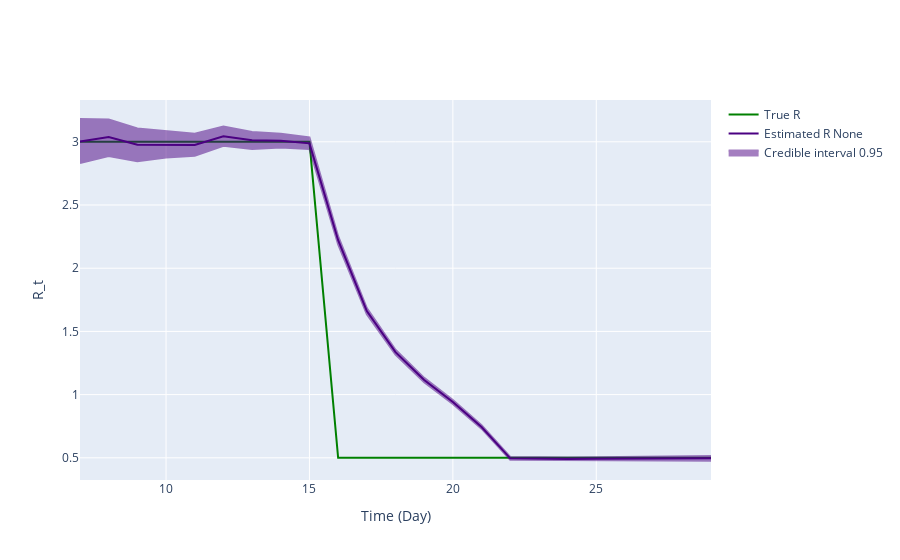

Notebook code for this chart:
### Markdown cell above
## Inference plot using class method results

### Code cell
fig = ReproductionNumberPlot()

fig.add_ground_truth_rt(ground_truth)
fig.add_interval_rt(new_intervals)

fig.update_labels(time_label='Time (Day)', r_label='R_t')

fig.show_figure()

### Figure 1 — Plotly figure (JSON) as saved in the notebook; plotly's stock layout.template omitted (floating-point values rounded to 4 significant figures)
{"data": [{"line": {"color": "green"}, "mode": "lines", "name": "True R", "type": "scatter", "x": [7, 8, 9, 10, 11, 12, 13, 14, 15, 16, 17, 18, 19, 20, 21, 22, 23, 24, 25, 26, 27, 28, 29], "y": [3, 3, 3, 3, 3, 3, 3, 3, 3, 0.5, 0.5, 0.5, 0.5, 0.5, 0.5, 0.5, 0.5, 0.5, 0.5, 0.5, 0.5, 0.5, 0.5]}, {"line": {"color": "indigo"}, "mode": "lines", "name": "Estimated R None", "type": "scatter", "x": [7, 8, 9, 10, 11, 12, 13, 14, 15, 16, 17, 18, 19, 20, 21, 22, 23, 24, 25, 26, 27, 28, 29], "y": [3.003, 3.037, 2.977, 2.977, 2.975, 3.043, 3.011, 3.008, 2.988, 2.221, 1.661, 1.336, 1.115, 0.9413, 0.7436, 0.4955, 0.4913, 0.4899, 0.4929, 0.4947, 0.4912, 0.496, 0.4957]}, {"fill": "toself", "fillcolor": "indigo", "line": {"color": "indigo"}, "mode": "lines", "name": "Credible interval 0.95", "opacity": 0.5, "showlegend": true, "type": "scatter", "x": [7, 8, 9, 10, 11, 12, 13, 14, 15, 16, 17, 18, 19, 20, 21, 22, 23, 24, 25, 26, 27, 28, 29, 29, 28, 27, 26, 25, 24, 23, 22, 21, 20, 19, 18, 17, 16, 15, 14, 13, 12, 11, 10, 9, 8, 7], "y": [3.18, 3.176, 3.105, 3.082, 3.064, 3.12, 3.077, 3.063, 3.036, 2.253, 1.685, 1.355, 1.133, 0.9575, 0.7577, 0.5062, 0.5025, 0.5017, 0.5054, 0.5088, 0.5074, 0.5156, 0.5145, 0.4761, 0.4776, 0.4748, 0.4801, 0.4807, 0.4781, 0.4796, 0.4849, 0.7305, 0.9255, 1.098, 1.316, 1.636, 2.189, 2.942, 2.955, 2.944, 2.969, 2.89, 2.875, 2.846, 2.887, 2.832]}], "layout": {"hovermode": "x unified", "xaxis": {"title": {"text": "Time (Day)"}}, "yaxis": {"title": {"text": "R_t"}}}}
